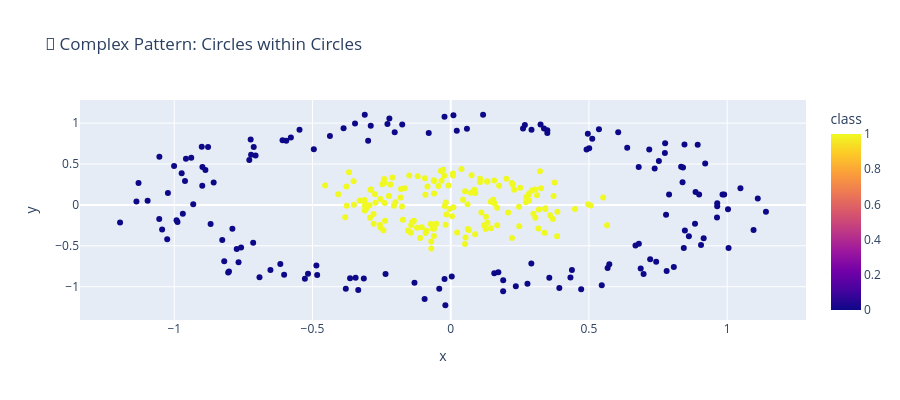

Notebook code cell kept with this figure:
### Markdown cell above
### 🔍 Étape 2 : visualiser le problème

Traçons les données pour comprendre pourquoi c'est délicat.
Les deux classes forment des **cercles concentriques** : une seule droite ne peut pas les séparer.

### Code cell
# Note pédagogique : le graphique montre pourquoi les couches cachées sont utiles pour obtenir des frontières de décision courbes.

plot_circle_data_scatter(circle_data)

### Figure 1 — Plotly figure (JSON) as saved in the notebook; plotly's stock layout.template omitted (floating-point values rounded to 4 significant figures; data arrays with more than 128 entries replaced by an {"elided": "..."} marker saying what was removed)
{"data": [{"hovertemplate": "x=%{x}<br>y=%{y}<br>class=%{marker.color}<extra></extra>", "legendgroup": "", "marker": {"color": {"elided": "300 int values"}, "coloraxis": "coloraxis", "symbol": "circle"}, "mode": "markers", "name": "", "orientation": "v", "showlegend": false, "type": "scatter", "x": {"elided": "300 float values"}, "xaxis": "x", "y": {"elided": "300 float values"}, "yaxis": "y"}], "layout": {"coloraxis": {"colorbar": {"title": {"text": "class"}}, "colorscale": [[0, "#0d0887"], [0.1111, "#46039f"], [0.2222, "#7201a8"], [0.3333, "#9c179e"], [0.4444, "#bd3786"], [0.5556, "#d8576b"], [0.6667, "#ed7953"], [0.7778, "#fb9f3a"], [0.8889, "#fdca26"], [1, "#f0f921"]]}, "height": 400, "legend": {"tracegroupgap": 0}, "title": {"text": "🎯 Complex Pattern: Circles within Circles"}, "xaxis": {"anchor": "y", "domain": [0, 1], "title": {"text": "x"}}, "yaxis": {"anchor": "x", "domain": [0, 1], "title": {"text": "y"}}}}
